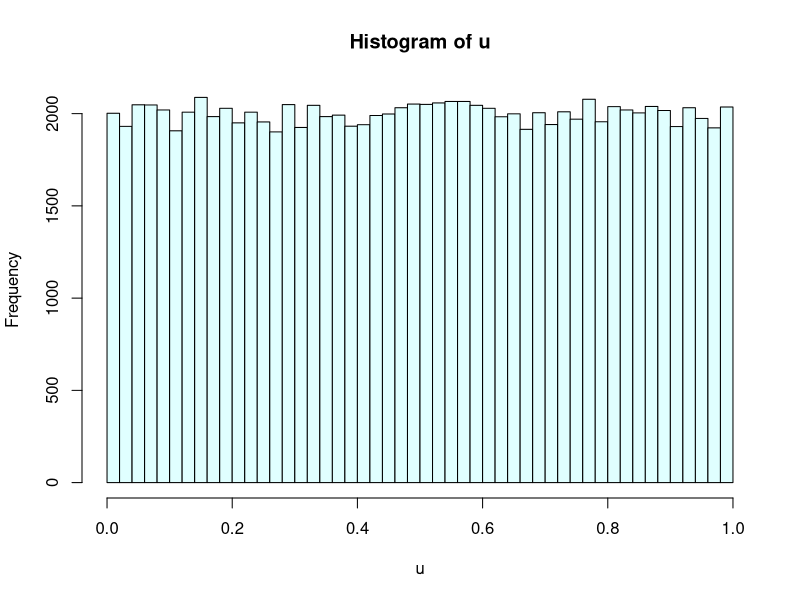
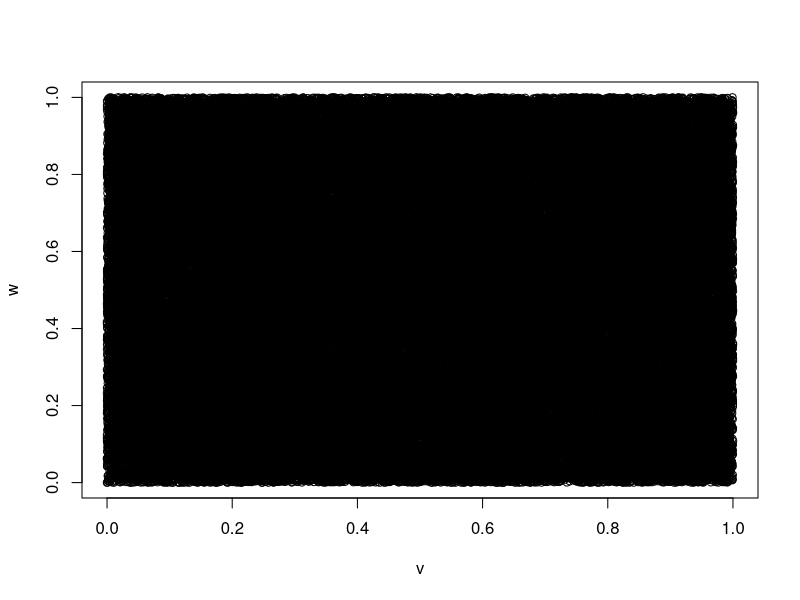
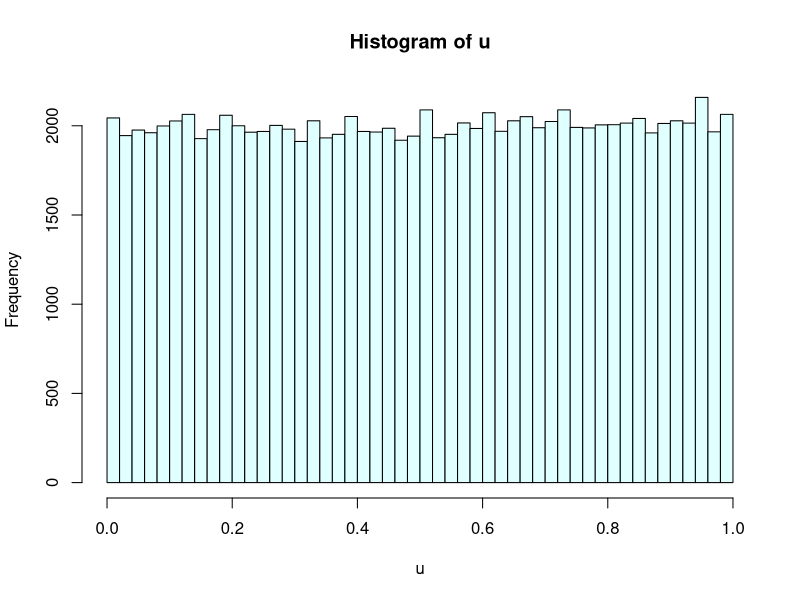
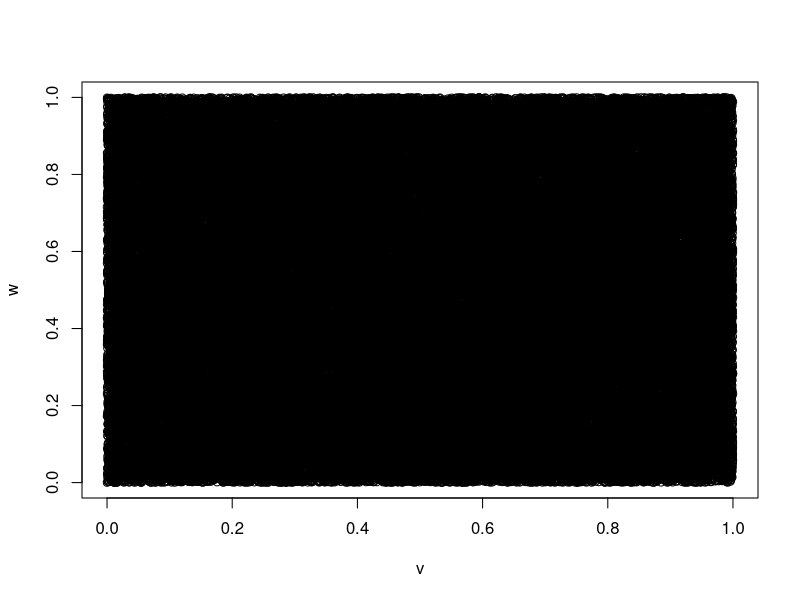
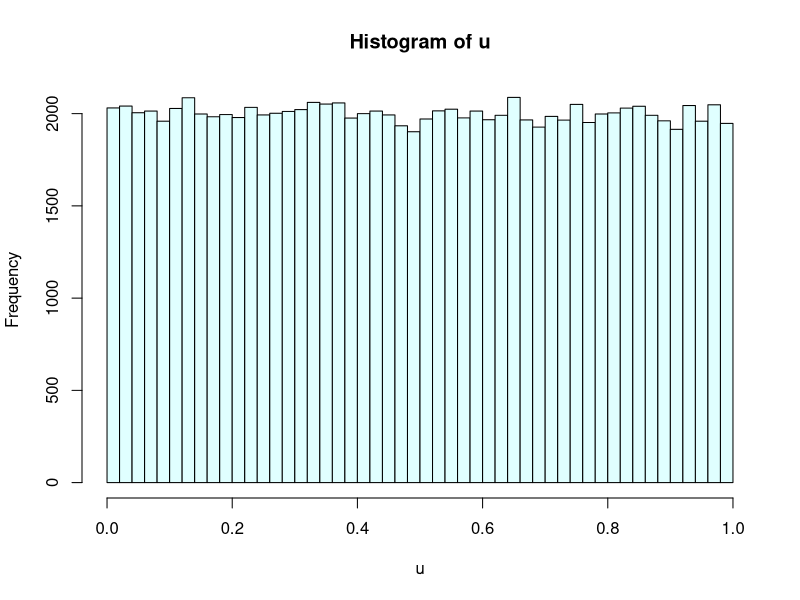
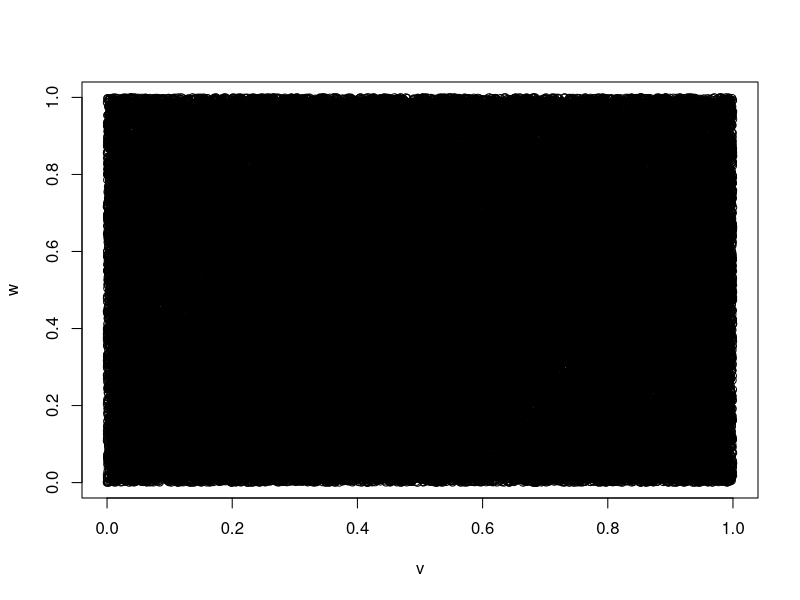

Recreate these plots in R, in order.
ploter<-function(u,iter)
{
	v<-vector(length=iter-1)
	w<-vector(length=iter-1)
	for (i in 1:iter-1)
	{
		v[i]=u[i+1]
		w[i]=u[i]
	}
	plot(v,w)
}
lcg <- function(iter,a,x0,m)
{
	u<-vector(length=iter)
	u[1]<-x0/m
	for (i in 1:iter)
	{
		x1<-(a*x0)%%m
		x0<-x1
		u[i+1]<-x1/m		
	}
	hist(u,col="light cyan",breaks=50)
	ploter(u,iter)
}
iter=100000
lcg(iter,16807,1,2^31-1)
cat("\n")
lcg(iter,40692,1,21474833399)
cat("\n")
lcg(iter,40014,1,2147483563)